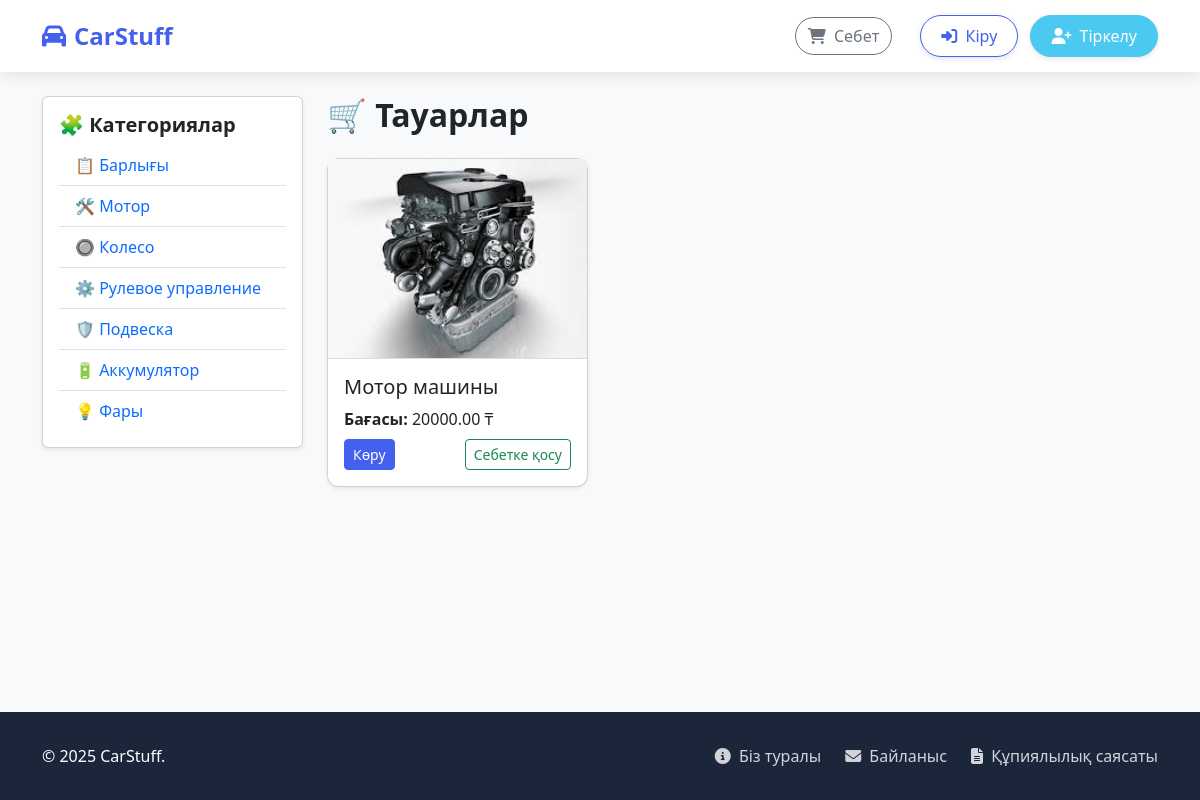
/category/motor/, run on the app's committed database.
### shop/models.py (models this page shows, shortened)
class Category(models.Model):
    name = models.CharField(max_length=100)
    slug = models.SlugField(unique=True)
    def get_absolute_url(self):
        return reverse('product_list_by_category', args=[self.slug])

class Product(models.Model):
    category = models.ForeignKey(Category, on_delete=models.CASCADE)
    name = models.CharField(max_length=255)
    slug = models.SlugField(unique=True)
    image = models.ImageField(upload_to='products/', blank=True, null=True)
    description = models.TextField(blank=True)
    price = models.DecimalField(max_digits=10, decimal_places=2)
    stock = models.PositiveIntegerField()
    available = models.BooleanField(default=True)
    created = models.DateTimeField(auto_now_add=True)
    updated = models.DateTimeField(auto_now=True)
    def get_absolute_url(self):
        return reverse('product_detail', args=[self.id, self.slug])

### shop/views.py (the view)
# urls.py: path('', views.product_list, name='product_list'),
def product_list(request, category_slug=None):
    category = None
    categories = Category.objects.all()
    products = Product.objects.filter(available=True)
    if category_slug:
        category = get_object_or_404(Category, slug=category_slug)
        products = products.filter(category=category)
    return render(request, 'shop/product/list.html', {
        'category': category,
        'categories': categories,
        'products': products,
    })

### shop/views.py (called while the page is built)
def cart_total_items(request):
    cart = request.session.get('cart', {})
    return {'cart_total': sum(cart.values())}

### shop/templates/shop/product/list.html (shortened to what this page needs)
{% extends 'shop/base.html' %}
{% block content %}
<div class="row">
    <div class="col-md-3">
        <div class="card mb-4 shadow-sm">
            <div class="card-body">
                <h5 class="card-title fw-bold">🧩 Категориялар</h5>
                <ul class="list-group list-group-flush">
                    <li class="list-group-item">
                        <a href="{% url 'product_list' %}">📋 Барлығы</a>
                    </li>
                    {% for category in categories %}
                    <li class="list-group-item">
                        <a href="{{ category.get_absolute_url }}">
                            {% if "мотор" in category.name|lower %}🛠️{% endif %}
                            {{ category.name }}
                        </a>
                    </li>
                    {% endfor %}
                </ul>
            </div>
        </div>
    </div>
    <div class="col-md-9">
        <h2 class="fw-bold mb-4">🛒 Тауарлар</h2>
        <div class="row">
            {% for product in products %}
            <div class="col-md-4 mb-4">
                <div class="card h-100 shadow-sm product-card">
                    {% if product.image %}
                        <img src="{{ product.image.url }}" class="card-img-top" alt="{{ product.name }}">
                    {% endif %}
                    <div class="card-body d-flex flex-column justify-content-between">
                        <div>
                            <h5 class="card-title">{{ product.name }}</h5>
                            <p class="card-text"><strong>Бағасы:</strong> {{ product.price }} ₸</p>
                        </div>
                        <div class="d-flex justify-content-between mt-2">
                            <a href="{{ product.get_absolute_url }}" class="btn btn-primary btn-sm">Көру</a>
                            <a href="{% url 'add_to_cart' product.id %}" class="btn btn-outline-success btn-sm">Себетке қосу</a>
                        </div>
                    </div>
                </div>
            </div>
            {% empty %}
            <div class="col-12">
                <p class="text-muted">Қазіргі уақытта тауарлар жоқ.</p>
            </div>
            {% endfor %}
        </div>
    </div>
</div>
{% endblock %}

### shop/templates/shop/base.html (style rules this page uses)
:root { --primary-color: #4361ee; --secondary-color: #3f37c9; --accent-color: #4895ef; --dark-color: #1b263b; --light-color: #f8f9fa; --success-color: #4cc9f0; --danger-color: #f72585; }
body { background-color: #f8f9fa; font-family: 'Segoe UI', Tahoma, Geneva, Verdana, sans-serif; min-height: 100vh; display: flex; flex-direction: column; }
.btn-primary { background-color: var(--primary-color); border-color: var(--primary-color); }

### shop/templates/shop/product/list.html (style rules this page uses)
.product-card img { height: 200px; object-fit: cover; border-bottom: 1px solid #ddd; }
.product-card { transition: 0.3s ease; border-radius: 12px; }
.list-group-item a { text-decoration: none; color: #0d6efd; font-weight: 500; }

### data on the page
Category: name "Мотор"
Category: name "🔘 Колесо"
Category: name "⚙️ Рулевое управление"
Category: name "🛡️ Подвеска"
Category: name "🔋 Аккумулятор"
Category: name "💡 Фары"
Product: image (picture), name "Мотор машины", price "20000.00"
